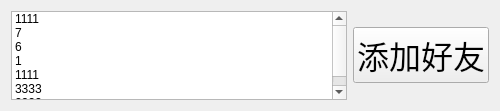
<?xml version="1.0" encoding="UTF-8"?>
<ui version="4.0">
 <class>Online</class>
 <widget class="QWidget" name="Online">
  <property name="geometry">
   <rect>
    <x>0</x>
    <y>0</y>
    <width>500</width>
    <height>111</height>
   </rect>
  </property>
  <property name="windowTitle">
   <string>Form</string>
  </property>
  <layout class="QHBoxLayout" name="horizontalLayout_2">
   <item>
    <layout class="QHBoxLayout" name="horizontalLayout">
     <item>
      <widget class="QListWidget" name="online_lw">
       <item>
        <property name="text">
         <string>1111</string>
        </property>
       </item>
       <item>
        <property name="text">
         <string>7</string>
        </property>
       </item>
       <item>
        <property name="text">
         <string>6</string>
        </property>
       </item>
       <item>
        <property name="text">
         <string>1</string>
        </property>
       </item>
       <item>
        <property name="text">
         <string>1111</string>
        </property>
       </item>
       <item>
        <property name="text">
         <string>3333</string>
        </property>
       </item>
       <item>
        <property name="text">
         <string>2222</string>
        </property>
       </item>
      </widget>
     </item>
     <item>
      <layout class="QVBoxLayout" name="verticalLayout">
       <item>
        <spacer name="verticalSpacer">
         <property name="orientation">
          <enum>Qt::Vertical</enum>
         </property>
         <property name="sizeHint" stdset="0">
          <size>
           <width>20</width>
           <height>40</height>
          </size>
         </property>
        </spacer>
       </item>
       <item>
        <widget class="QPushButton" name="addFriend_pb">
         <property name="font">
          <font>
           <family>Arial</family>
           <pointsize>24</pointsize>
          </font>
         </property>
         <property name="text">
          <string>添加好友</string>
         </property>
        </widget>
       </item>
       <item>
        <spacer name="verticalSpacer_2">
         <property name="orientation">
          <enum>Qt::Vertical</enum>
         </property>
         <property name="sizeHint" stdset="0">
          <size>
           <width>20</width>
           <height>40</height>
          </size>
         </property>
        </spacer>
       </item>
      </layout>
     </item>
    </layout>
   </item>
  </layout>
 </widget>
 <resources/>
 <connections/>
</ui>
